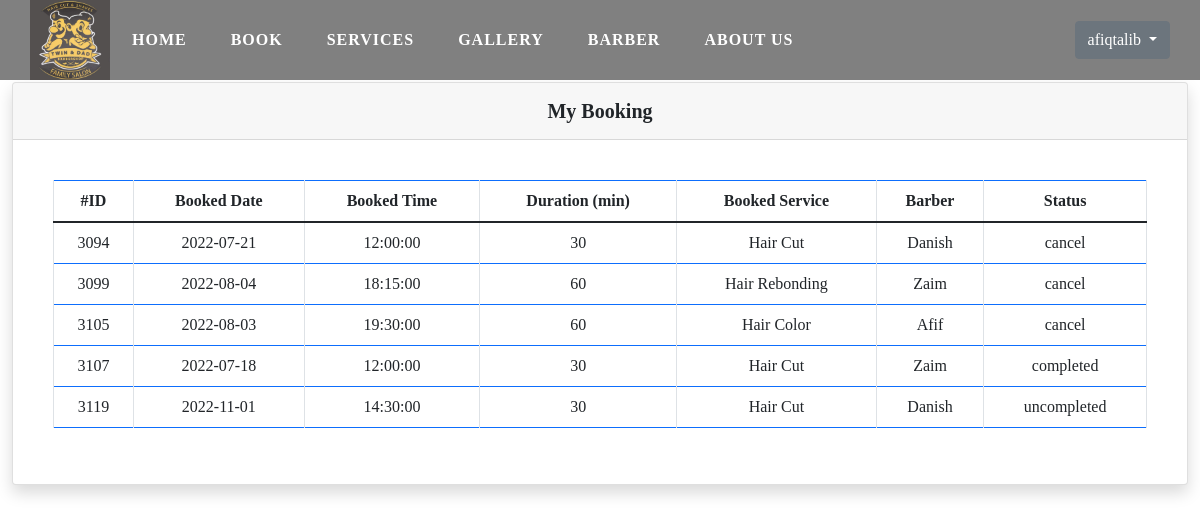
The page /myBooking.php (signed in) on the database its author committed.
### tables this page shows
CREATE TABLE `bookings` (
  `book_id` int(11) NOT NULL,
  `book_date` date DEFAULT NULL,
  `book_time` time DEFAULT NULL,
  `status` varchar(255) DEFAULT NULL,
  `barber_id` int(11) DEFAULT NULL,
  `user_id` int(11) DEFAULT NULL,
  `service_id` int(11) DEFAULT NULL,
  `slot_id` int(11) DEFAULT NULL
);

CREATE TABLE `slots` (
  `slot_id` int(11) NOT NULL,
  `time_slot` time NOT NULL,
  `date_slot` date DEFAULT NULL,
  `slot_status` varchar(255) NOT NULL,
  `barber_id` int(11) DEFAULT NULL
);

CREATE TABLE `services` (
  `service_id` int(11) NOT NULL,
  `service_name` varchar(255) NOT NULL,
  `service_desc` varchar(255) NOT NULL,
  `service_price` decimal(6,2) NOT NULL,
  `service_duration` int(5) NOT NULL,
  `service_img` varchar(100) DEFAULT NULL
);

CREATE TABLE `barbers` (
  `barber_id` int(11) NOT NULL,
  `barber_name` varchar(255) NOT NULL,
  `barber_phonenum` varchar(255) NOT NULL,
  `barber_email` varchar(255) NOT NULL,
  `barber_un` varchar(255) NOT NULL,
  `barber_password` varchar(255) NOT NULL
);

### myBooking.php (the view, shortened to what this page needs)
<?php
    include "connect.php";
    include "includes/header.php";
    include "includes/navbar.php";
?>
<!DOCTYPE html>
<html lang="en">
<head>
</head>
<body>
    <div class="container-fluid  h-100">
        <div class="d-sm-flex align-items-center justify-content-between m-4">
            <h1 class="h3 mb-0 text-gray-800">My Booking</h1>
        </div>
        <div class="card shadow mb-4">
            <div class="card-header py-3 text-center">
                <h6 class="h5 m-0 font-weight-bold text-dark">My Booking</h6>
            </div>
            <div class="card-body m-4">
                    <table class="table table-bordered border-primary text-center">
                        <thead>
                            <tr>
                                <th scope="col">#ID</th>
                                <th scope="col">Booked Date</th>
                                <th scope="col">Booked Time </th>
                                <th scope="col">Duration (min)</th>
                                <th scope="col">Booked Service</th>
                                <th scope="col">Barber</th>
                                <th scope="col">Status</th>
                            </tr>
                        </thead>
                        <tbody>
                            <?php
                                $user = $_SESSION['user_id'];
                                $sql = "SELECT s.*, b.*, br.*, u.*, sl.*
                                FROM services s
                                JOIN bookings b
                                ON s.service_id = b.service_id
                                JOIN barbers br
                                ON br.barber_id = b.barber_id
                                JOIN users u
                                ON u.user_id = b.user_id
                                JOIN slots sl
                                ON sl.slot_id = b.slot_id
                                WHERE u.user_id = '$user' ";
                            $result = mysqli_query($conn, $sql);
                                while ($mybook=mysqli_fetch_assoc($result)){
                                    echo "<tr>";
                                        echo "<td>";
                                            echo $mybook['book_id'];
                                        echo "</td>";
                                        echo "<td>";
                                            echo $mybook['book_date'];
                                        echo "</td>";
                                        echo "<td>";
                                            echo $mybook['time_slot'];
                                        echo "</td>";
                                        echo "<td>";
                                            echo $mybook['service_duration'];
                                        echo "</td>";
                                        echo "<td>";
                                            echo $mybook['service_name'];
                                        echo "</td>";
                                        echo "<td>";
                                            echo $mybook['barber_name'];
                                        echo "</td>";
                                        echo "<td>";
                                            echo $mybook['status'];
                                        echo "</td>";
                                    echo "</tr>";
								} ?>
                        </tbody>
                    </table>
            </div>
        </div>
    </div>
</body>
</html>

### css/main.css (style rules this page uses)
* { margin: 0; box-sizing: border-box; }

### includes/navbar.php (style rules this page uses)
* { margin: 0; font-family: verdana; }
body { height: 85vh; }

### rows shown on the page
bookings: book_id "3094", book_date "2022-07-21", slot.time_slot "12:00:00", service.service_duration "30", service.service_name "Hair Cut", barber.barber_name "Danish", status "cancel"
bookings: book_id "3099", book_date "2022-08-04", slot.time_slot "18:15:00", service.service_duration "60", service.service_name "Hair Rebonding", barber.barber_name "Zaim", status "cancel"
bookings: book_id "3105", book_date "2022-08-03", slot.time_slot "19:30:00", service.service_duration "60", service.service_name "Hair Color", barber.barber_name "Afif", status "cancel"
bookings: book_id "3107", book_date "2022-07-18", slot.time_slot "12:00:00", service.service_duration "30", service.service_name "Hair Cut", barber.barber_name "Zaim", status "completed"
bookings: book_id "3119", book_date "2022-11-01", slot.time_slot "14:30:00", service.service_duration "30", service.service_name "Hair Cut", barber.barber_name "Danish", status "uncompleted"

### other values the page prints
$_SESSION['username'] "afiqtalib"
